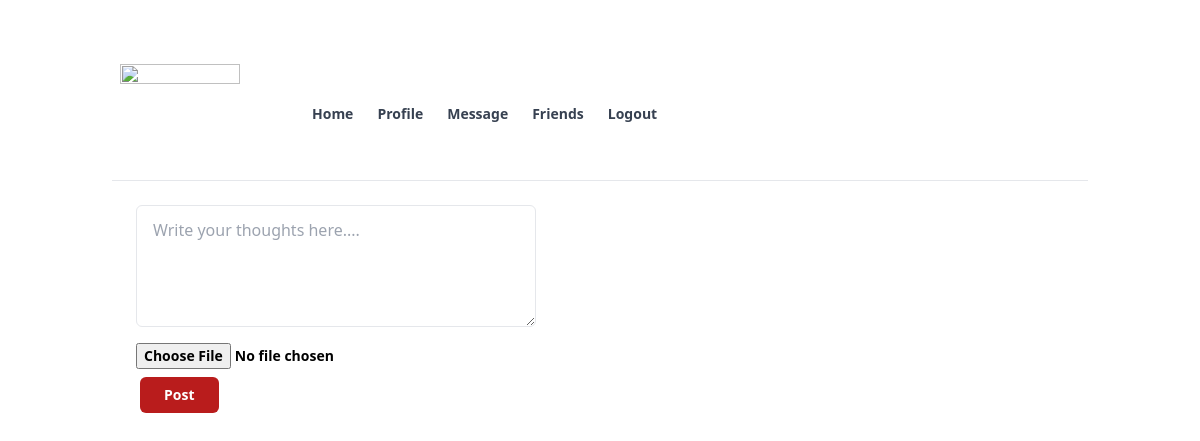
/message.php?id=4 (signed in), run on an earlier commit of the app's database.
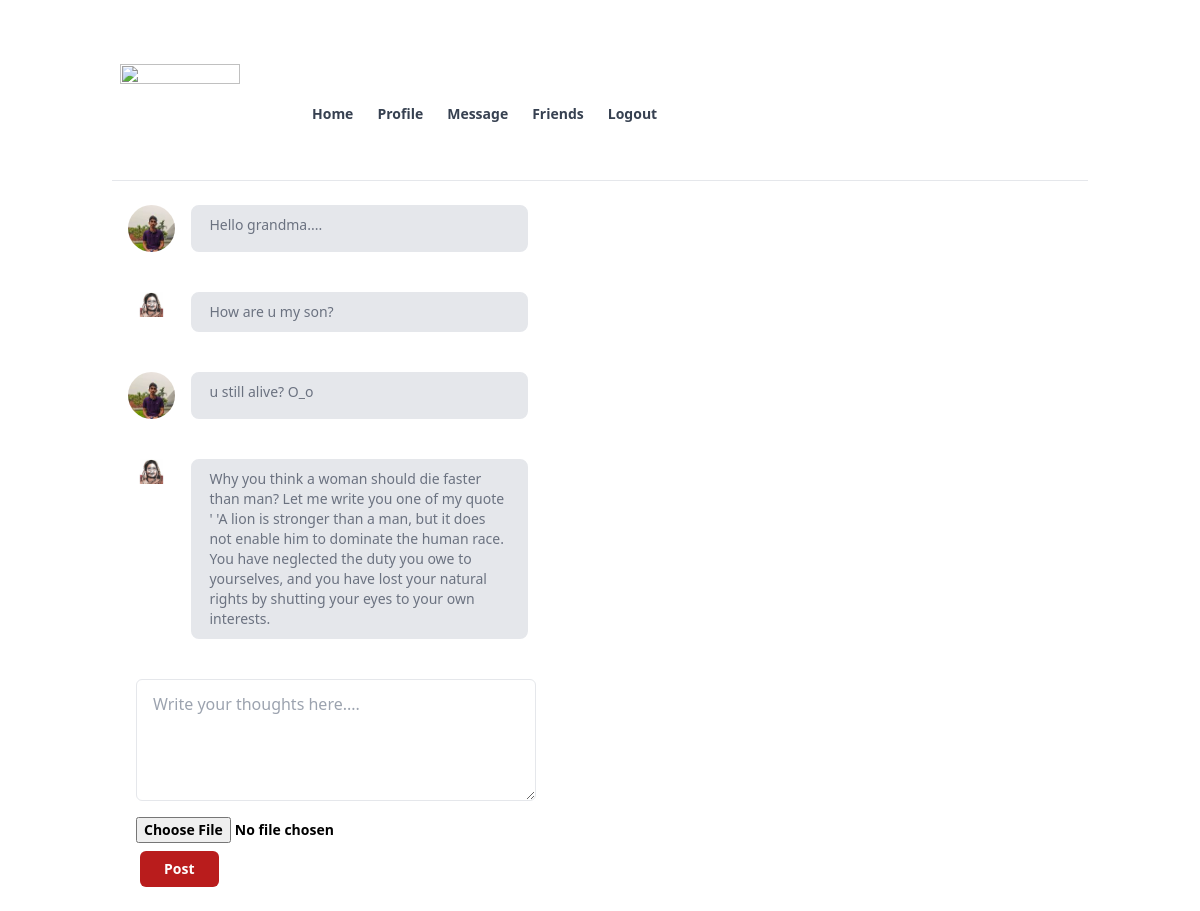
And on a later commit of the database.
### tables this page shows
CREATE TABLE `message` (
  `message_id` int(11) NOT NULL,
  `from_friend` varchar(11) NOT NULL,
  `to_friend` varchar(11) NOT NULL,
  `msg_desc` text NOT NULL,
  `msg_time` timestamp NOT NULL DEFAULT current_timestamp() ON UPDATE current_timestamp(),
  `conversion_id` int(11) NOT NULL
);

CREATE TABLE `user_info` (
  `username` varchar(15) NOT NULL,
  `first_name` varchar(150) NOT NULL,
  `last_name` varchar(150) NOT NULL,
  `gender` varchar(15) NOT NULL,
  `email` varchar(200) NOT NULL,
  `phone_no` int(15) NOT NULL,
  `date_of_birth` date NOT NULL,
  `address` varchar(200) NOT NULL,
  `password` varchar(200) NOT NULL,
  `profile_pic` varchar(255) NOT NULL
);

### message.php (the view, shortened to what this page needs)
<?php require_once "header.php"; ?>
<?php require_once "db.php"; ?>
<?php
$conversion_id  = $_GET["id"];
$msg_sql= "SELECT first_name,last_name, profile_pic, to_friend, msg_desc,msg_time,from_friend  FROM `message`  LEFT JOIN `user_info`  ON   message.from_friend=user_info.username  WHERE conversion_id='$conversion_id' ";
$result = mysqli_query($conn, $msg_sql);
while($row = mysqli_fetch_array($result))
{
    echo'
<div class= "flex mt-2  grow-0 max-w-md p-4 ">
<div>
<img class="rounded-full" src="'.$row["profile_pic"].'"   width=60 height=60/></div>
<p class="border-2 bg-gray-200 px-4 py-2  mx-4 text-sm text-gray-500  rounded-lg w-full ">
'.$row["msg_desc"].'
</p>
</div>';
}
echo'<div class="max-w-md p-6"><form  action="home.php" method="POST" enctype="multipart/form-data">
<textarea name="status_desc" type="text" id="status_desc" rows="4" class="block  border border-b px-4 py-3 rounded-md mb-2  w-full" placeholder="Write your thoughts here.... "></textarea>
<input class="text-sm font-semibold  py-2" type="file" name="msg_image">
<button type="submit" class="ml-1 block px-6 py-2 rounded-md bg-red-700 text-white text-sm font-semibold w-md">Post</button>
</form></div>';
?>

What changed in the data, as far as the page shows it:
added message: from_friend.profile_pic (picture), msg_desc "Hello grandma...."
added message: from_friend.profile_pic (picture), msg_desc "How are u my son?"
added message: from_friend.profile_pic (picture), msg_desc "u still alive? O_o"
added message: from_friend.profile_pic (picture), msg_desc "Why you think a woman should die faster than man? Let me write you one of my quote ' 'A lion is stronger than a man, but it does not enable him to dominate the human race. You have neglected the duty you owe to yourselves, and you have lost your natural rights by shutting your eyes to your own interests."
